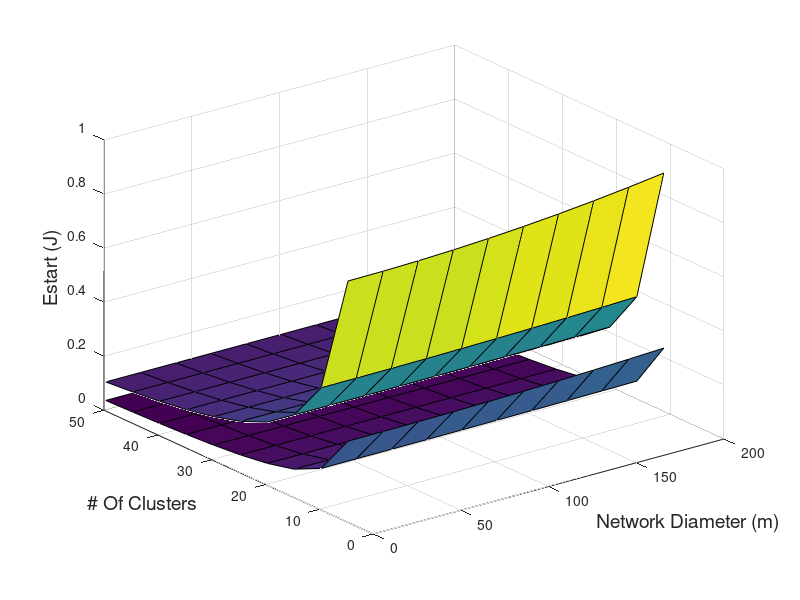

The MATLAB script that drew this image:
el=0.0013*10^-12; es=10*10^-12; Ee=50*10^-9; Ebf=5*10^-9;
n=1000; k=50; d=100; l=4000; Nf=10000; m=1;
[M,k]=meshgrid([1:20:200],[5:5:50]);
Ech_elect=l.*(Ee.*(n./k)+Ebf.*((n./k)-1)+es*d^2);
Enon_ch_elect=l.*(Ee.*(1+k)+(k*Ebf)+es.*((M.*M)./((2*3.14159).*k)));
Enon_ch_frame=l.*(Ee+es.*((M.^2)./((2*3.14159).*k)));
Ech_frame=l.*(((n./k)-m)*Ebf+(el*d^4)+((n./k)-m+1)*Ee);
f1=1./(k.*((n./k)-m+1)); f2=((n./k)-m)./(k.*((n./k)-m+1));
Ech_data=f1.*Nf.*Ech_frame;
Enon_ch_data=f2.*Nf.*Enon_ch_frame;
Ech_iter=Ech_elect+Ech_data;
Enon_ch_iter=Enon_ch_elect+Enon_ch_data;
Estart=(Ech_iter./m)+((n./(k.*m))-1).*(Enon_ch_iter./((n./k)-m));
surf(M,k,Estart);
hold on
m=3;
Ech_elect=l.*(Ee.*(n./k)+Ebf.*((n./k)-1)+es*d^2);
Enon_ch_elect=l.*(Ee.*(1+k)+(k*Ebf)+es.*((M.*M)./((2*3.14159).*k)));
Enon_ch_frame=l.*(Ee+es.*((M.^2)./((2*3.14159).*k)));
Ech_frame=l.*(((n./k)-m)*Ebf+(el*d^4)+((n./k)-m+1)*Ee);
f1=1./(k.*((n./k)-m+1)); f2=((n./k)-m)./(k.*((n./k)-m+1));
Ech_data=f1.*Nf.*Ech_frame;
Enon_ch_data=f2.*Nf.*Enon_ch_frame;
Ech_iter=Ech_elect+Ech_data;
Enon_ch_iter=Enon_ch_elect+Enon_ch_data;
Estart=(Ech_iter./m)+((n./(k.*m))-1).*(Enon_ch_iter./((n./k)-m));
surf(M,k,Estart);
xlabel('Network Diameter (m)', 'FontSize',14)
ylabel('# Of Clusters', 'FontSize',14)
zlabel('Estart (J)','FontSize',14)
%>> colormap cool